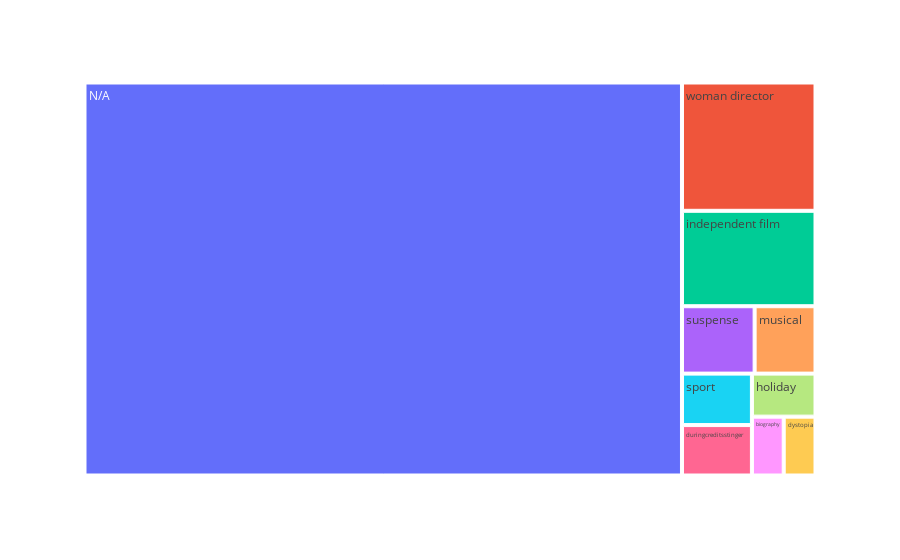

Notebook source saved alongside this figure:
### Code cell
fig = px.treemap(df12, path = ['keywords'], values = 'value')
fig.show()

### Figure 1 — Plotly figure (JSON) as saved in the notebook; plotly's stock layout.template omitted (floating-point values rounded to 4 significant figures)
{"data": [{"branchvalues": "total", "domain": {"x": [0, 1], "y": [0, 1]}, "hovertemplate": "labels=%{label}<br>value=%{value}<br>parent=%{parent}<br>id=%{id}<extra></extra>", "ids": ["N/A", "biography", "duringcreditsstinger", "dystopia", "holiday", "independent film", "musical", "sport", "suspense", "woman director"], "labels": ["N/A", "biography", "duringcreditsstinger", "dystopia", "holiday", "independent film", "musical", "sport", "suspense", "woman director"], "name": "", "parents": ["", "", "", "", "", "", "", "", "", ""], "type": "treemap", "values": [3262, 26, 49, 26, 38, 177, 57, 50, 68, 238]}], "layout": {"autosize": true, "legend": {"tracegroupgap": 0}, "margin": {"t": 60}}}
